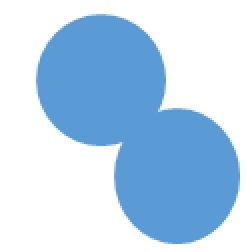
#> input picture 4.PNG, 123 x 126 px (shown 2 times larger)
$ python example4.py
#> lines starting #> are read from the running program, lines starting #| are printed output that depends on the picture; after the words box and inside, x2 and y2 are one past the last pixel; in counts of white or black regions, pixels touching at a corner belong together
# -*- coding: UTF-8 -*-
import os
import matplotlib.pyplot as plt
import cv2
import numpy as np
from scipy.ndimage import label, generate_binary_structure


os.chdir(os.path.dirname(__file__))

#因为真实的图片色彩难以区分低梯度图像的差异，因此用plt显示图片赋予对比明显的颜色
# 生成画布
fig=plt.figure()
img = cv2.imdecode(np.fromfile('4.png', dtype=np.uint8), 1)
#> img is the input picture: shape (126, 123, 3); mean B, G, R 237.1, 212.3, 184.9
#图片先转成灰度的
gray = cv2.cvtColor(img,cv2.COLOR_BGR2GRAY)
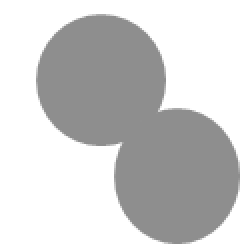
#> gray: shape (126, 123) (shown 2 times larger); min 142, max 255, mean 206.7


#生成子图，将画布分割成1行5列，图像画在从左到右从上到下的第1块
ax1=fig.add_subplot(161)
ax1.imshow(gray)
ax1.set_title("origin")

#分水岭算法需要对背景、前景（目标）、未知区域进行标记。
#标记的数据类型必须是int32，否则后面会报错
#未知区域标记为0（黑色）
markers=np.zeros_like(gray, dtype=np.int32)


#确定的背景标记为1
markers[np.where(gray>253)]=1

ax2=fig.add_subplot(162)
ax2.imshow(markers)
ax2.set_title("background")


#分离前景区域
ret,foreground=cv2.threshold(gray,220,255,cv2.THRESH_BINARY)
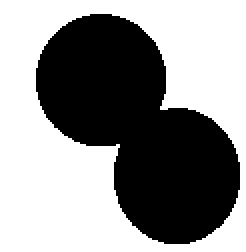
#> foreground: shape (126, 123) (shown 2 times larger); 56.8% white; 1 black region, box (x1, y1, x2, y2) and area: (18, 7, 120, 122) 6697
#反色
foreground=cv2.bitwise_not(foreground)

#进行距离变换，计算每个像素离最近最近0值像素(黑色区域)的距离
foreground=cv2.distanceTransform(foreground, cv2.DIST_L1,3)
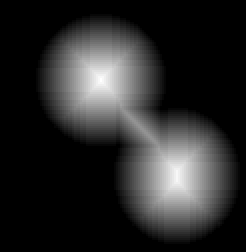
#> foreground: shape (126, 123) float32 (shown 2 times larger); min 0, max 33, mean 5.4; drawn with min black and max white

ax3=fig.add_subplot(163)
ax3.imshow(foreground)
ax3.set_title("distanceTransform")


#分离前景区域
ret,foreground=cv2.threshold(foreground,25,255,cv2.THRESH_BINARY)
#> foreground: shape (126, 123) float32; 2.9% white; 2 white regions, box (x1, y1, x2, y2) and area: (43, 32, 58, 48) 232, (82, 79, 95, 97) 225
#转换数据类型
foreground=foreground.astype(np.uint8)

#label是标签，该函数把图像背景标成0，其他封闭目标用从1开始的整数标记
#stats 是bounding box的信息，N*5的矩阵，行对应每个label，五列分别为[x0, y0, 宽度, 高度, 面积]
#centroids 是每个域的质心坐标
_, labels, stats, centroids = cv2.connectedComponentsWithStats(foreground)
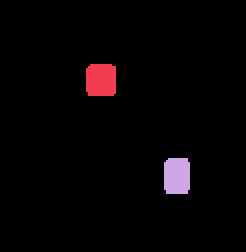
#> labels: shape (126, 123) int32 (shown 2 times larger); 3 distinct labels, from 0 to 2; one colour per label, 0 black
#> stats = [[0, 0, 123, 126, 15041], [43, 32, 15, 16, 232], [82, 79, 13, 18, 225]]; centroids = [[60.76, 62.48], [50.06, 39.56], [88.02, 87.54]]
#使背景标记为1
labels=labels+1
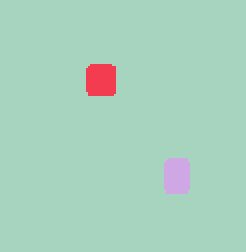
#> labels: shape (126, 123) int32 (shown 2 times larger); 3 distinct labels, from 1 to 3; one colour per label, 0 black

ax4=fig.add_subplot(164)
ax4.imshow(labels)
ax4.set_title("foreground")


#确定的前景目标标记为2、3、4......(不同目标标记为不同序号，方面后面进行粘连前景的分割)
markers[np.where(labels!=1)]=labels[np.where(labels!=1)]
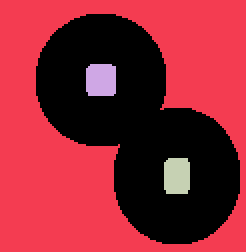
#> markers: shape (126, 123) int32 (shown 2 times larger); 4 distinct labels, from 0 to 3; one colour per label, 0 black
markers2=markers.copy()

ax5=fig.add_subplot(165)
ax5.imshow(markers)
ax5.set_title("markers")


#只接受三通道的图像
#分水岭变换的结果会保存在markers2中
cv2.watershed(img,markers2)


ax6=fig.add_subplot(166)
ax6.imshow(markers2)
ax6.set_title("obj")

plt.show()
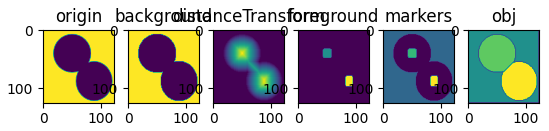
#> figure drawn by matplotlib, 6 panels

$ run again, with 1.PNG copied over 4.PNG
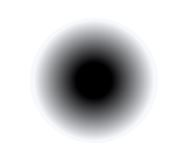
#> input picture 1.PNG, 179 x 168 px
#> img is the input picture: shape (168, 179, 3); mean B, G, R 210.3, 209, 208.7
#> `ret,foreground=cv2.threshold(foreground,25,255,cv2.THRESH_BINARY)`:
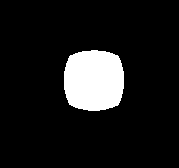
#> foreground: shape (168, 179) float32; 10.5% white; 1 white region, box (x1, y1, x2, y2) and area: (64, 50, 124, 111) 3165
#> stats = [[0, 0, 179, 168, 26907], [64, 50, 60, 61, 3165]]; centroids = [[88.47, 83.91], [93.51, 80.02]]
#> `markers[np.where(labels!=1)]=labels[np.where(labels!=1)]`:
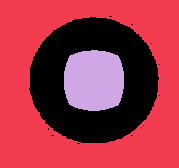
#> markers: shape (168, 179) int32; 3 distinct labels, from 0 to 2; one colour per label, 0 black

$ run again, with 2.PNG copied over 4.PNG
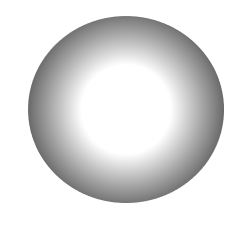
#> input picture 2.PNG, 242 x 228 px
#> img is the input picture: shape (228, 242, 3); min 92, max 255, mean 222.1
#> `ret,foreground=cv2.threshold(foreground,25,255,cv2.THRESH_BINARY)`:
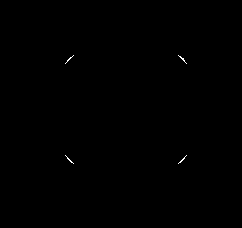
#> foreground: shape (228, 242) float32; 0.1% white in thin lines or dots, all inside (x1, y1, x2, y2) = (65, 55, 187, 164)
#> stats = [[0, 0, 242, 228, 55120], [65, 55, 9, 9, 13], [178, 55, 9, 9, 15], [65, 155, 9, 9, 14], [178, 155, 9, 9, 14]]; centroids = [[120.5, 113.5], [68.85, 58.85], [182.1, 58.6], [69, 159.4], [182, 159.4]]
#> `markers[np.where(labels!=1)]=labels[np.where(labels!=1)]`:
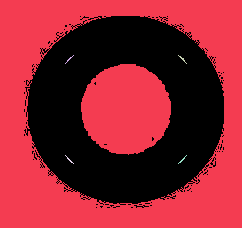
#> markers: shape (228, 242) int32; 6 distinct labels, from 0 to 5; one colour per label, 0 black

$ run again, with 3.PNG copied over 4.PNG
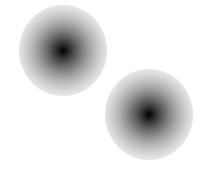
#> input picture 3.PNG, 207 x 181 px
#> img is the input picture: shape (181, 207, 3); min 6, max 255, mean 227
#> stats = [[0, 0, 207, 181, 35540], [46, 34, 34, 33, 963], [132, 98, 34, 33, 964]]; centroids = [[102.9, 90.43], [62.7, 50], [148.4, 114]]
#> `markers[np.where(labels!=1)]=labels[np.where(labels!=1)]`:
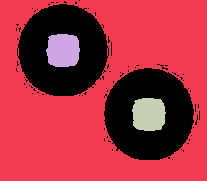
#> markers: shape (181, 207) int32; 4 distinct labels, from 0 to 3; one colour per label, 0 black
